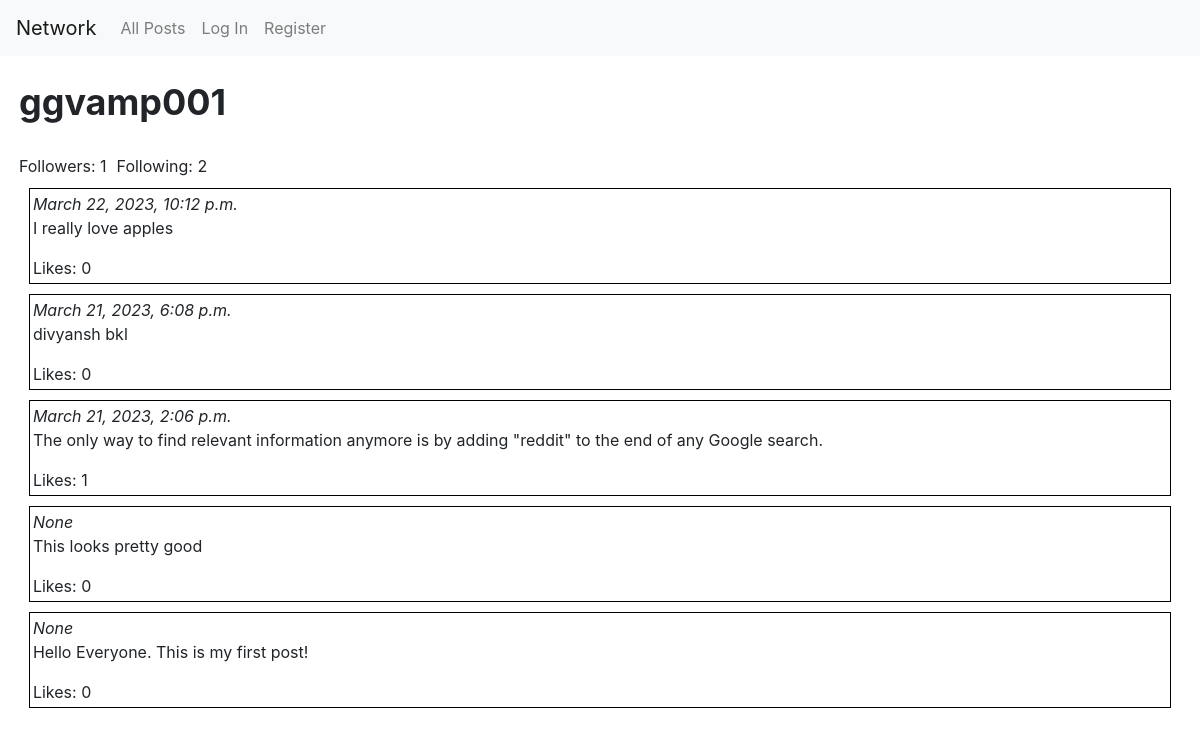
Screenshot of /user/ggvamp001 with the database file from the repository.
### network/models.py (models this page shows, shortened)
class User(AbstractUser):
    pass

class Posts(models.Model):
    poster = models.ForeignKey(User, on_delete=models.CASCADE, related_name="posts")
    content = models.TextField(max_length=256)
    time = models.DateTimeField(default=datetime.now())

### network/views.py (the view)
# urls.py: path("user/<str:username>", views.userpage, name="userpage"),
def userpage(request, username):
    user = User.objects.get(username=username)
    allposts = list(Posts.objects.filter(poster=user).values())
    for post in allposts:
        post['likecount']=len(Like.objects.filter(post_id=post['id']))
        liked=[1]
        if len(liked) == 0:
            post['liked'] = False
        else:
            post['liked'] = True
    allposts.reverse()
    follower = len(user.followers.all())
    following = len(user.following.all())
    try:
        Follower.objects.get(follower=User.objects.get(username=request.user.username), following=User.objects.get(username=username))
        follow_status = True
    except:
        follow_status = False
    return render(request, "network/userpage.html", {
        "username":username,
        "posts":allposts,
        "followers":follower,
        "following": following,
        "follow_status":follow_status
    })

### network/templates/network/userpage.html (shortened to what this page needs)
{% extends "network/layout.html" %}
{% load static %}
{% block body %}
    <div id="UserBody">
        <div id="username">
            {{username}}
        </div>
        <div id="belowFollowButton">
            <div>Followers: {{followers}}</div> <div>Following: {{following}}</div>
        </div>
        <div>
            {% for post in posts %}
            <div class="post">
                <i>{{post.time}}</i>
                <p>{{post.content}} </p>
                Likes: {{post.likecount}}
            </div>
            {% endfor %}
        </div>
    </div>
{% endblock %}

### network/static/network/styles.css (style rules this page uses)
.post { border:1px solid black; margin:10px; padding:3px; }
#username { font-size:36px; font-weight:bold; padding-bottom:15px; animation-name: enterFromRight; animation-duration:2s; }
#UserBody { padding:.5cm; }
#belowFollowButton { display: flex; flex:wrap; }
#belowFollowButton > div { padding-right:10px; padding-top:10px; }

### rows the page displays
User: username "ggvamp001"
Posts: time "March 22, 2023, 10:12 p.m.", content "I really love apples", likecount "0"
Posts: time "March 21, 2023, 6:08 p.m.", content "divyansh bkl", likecount "0"
Posts: time "March 21, 2023, 2:06 p.m.", content "The only way to find relevant information anymore is by adding \"reddit\" to the end of any Google search.", likecount "1"
Posts: time "None", content "This looks pretty good", likecount "0"
Posts: time "None", content "Hello Everyone. This is my first post!", likecount "0"

### other values shown
{{ followers }} "1"
{{ following }} "2"
